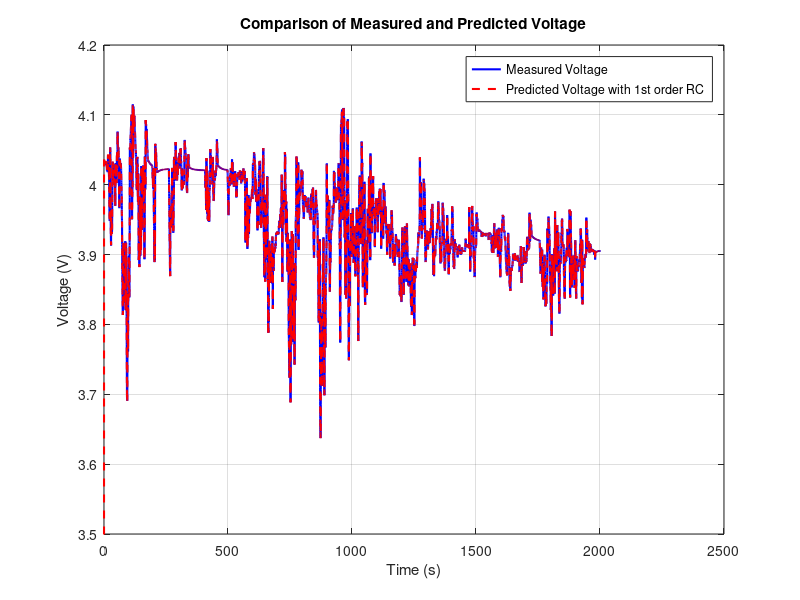
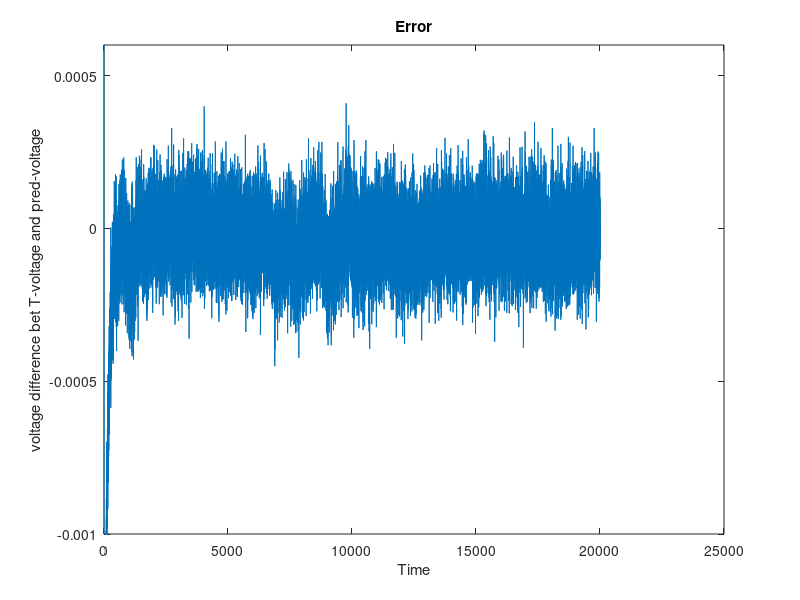
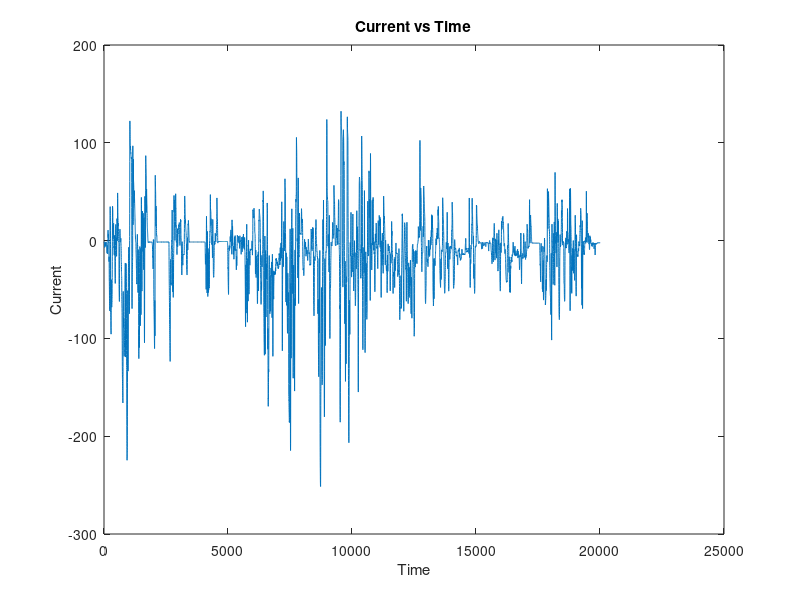
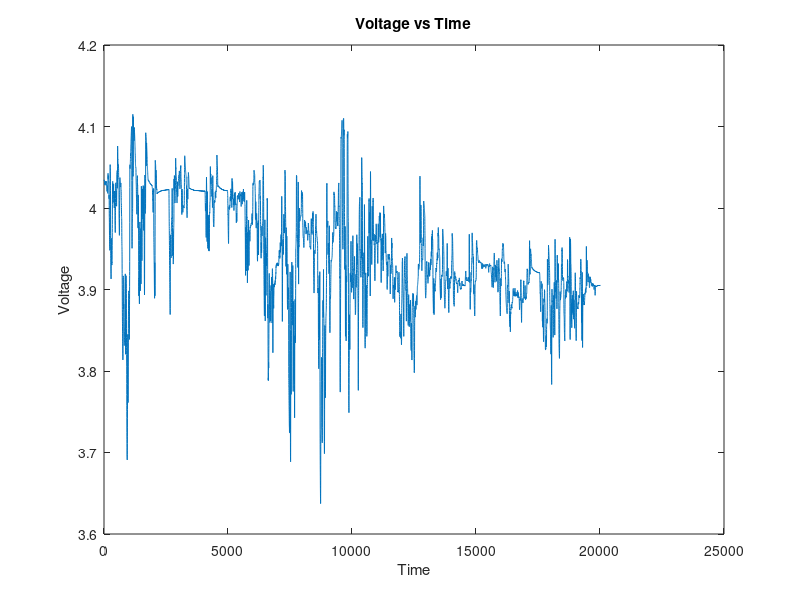

These figures' MATLAB source, in order:
clear all
load ECM2
%load ECM2_new

%%%%% Q) a,b %%%%%
% Fit polynomial model to OCV data
Pocv = polyfit(OCV(:,1),OCV(:,2),10);

% Open loop estimation of z
Ts = 0.1;           % Sampling time (s)
Q  = 60*3600;       % Capacity (As)
z(1) = 0.7;                                 % Initial SoC
vOC(1) = polyval(Pocv,z(1));                % Inital OCV
for k = 1:length(Time)-1 
    z(k+1) = z(k)+(Ts/Q)*Current(k);        % Simulated SoC
    vOC(k+1) = polyval(Pocv,z(k+1));        % Corresponding OCV
end

% Standard LSQ regression model
N   = length(Time);
Y   = Voltage - vOC';
Phi = [Y(1:N-1) Current(2:N) Current(1:N-1)];

theta = inv(Phi'*Phi)*Phi'*Y(2:N);

% Simple check
alpha_hat = theta(1)
alpha     = exp(-Ts/(R1*C))


R0_hat = theta(2)
R0

R1_hat = (theta(3)+theta(2)*theta(1))/(1-theta(1))
R1

% C_hat  = -1/(R1_hat*log(alpha_hat))
C_hat  = (-1/(R1_hat*log(alpha_hat)))/10

v1 = zeros(1, length(Time));
v = zeros(1, length(Time));


%%%%%%%%%%%%%%%%%%%%%
% Discrete-time model computation
for k = 1:length(Time)-1
    % Update v1 using estimated parameters
    v1(k+1) = alpha_hat * v1(k) + R1_hat*(1 - alpha_hat) * Current(k); % * Ts / C_hat;

    % Compute the output voltage
    v(k+1) = vOC(k+1) + R0_hat * Current(k+1) + v1(k+1);
end

V_pred=v';

figure(1);
plot(Time, Voltage, 'b', 'LineWidth', 1.5);
hold on;
plot(Time, V_pred, 'r--', 'LineWidth', 1.5);
ylim([3.5 4.2])
xlabel('Time (s)');
ylabel('Voltage (V)');
legend('Measured Voltage', 'Predicted Voltage with 1st order RC ');
title('Comparison of Measured and Predicted Voltage');
grid on;
hold off;

% Calculate the error between real and predicted voltage
error_r = Voltage - V_pred;

% Square the errors
squared_error_r = error_r .^ 2;

% Compute the mean of the squared errors (MSE)
MSE_r = mean(squared_error_r);

% Calculate the root mean squared error (RMSE)
RMSE_r = sqrt(MSE_r);

% Display the RMSE value
fprintf('RMSE: %f\n', RMSE_r);

figure(2)
plot(error_r)
ylim([-0.0010 0.0006])
ylabel("voltage difference bet T-voltage and pred-voltage")
xlabel("Time")
title("Error")

figure(3)
plot(Current)
ylabel("Current")
xlabel("Time")
title("Current vs Time")

figure(4)
plot(Voltage)
ylabel("Voltage")
xlabel("Time")
title("Voltage vs Time")